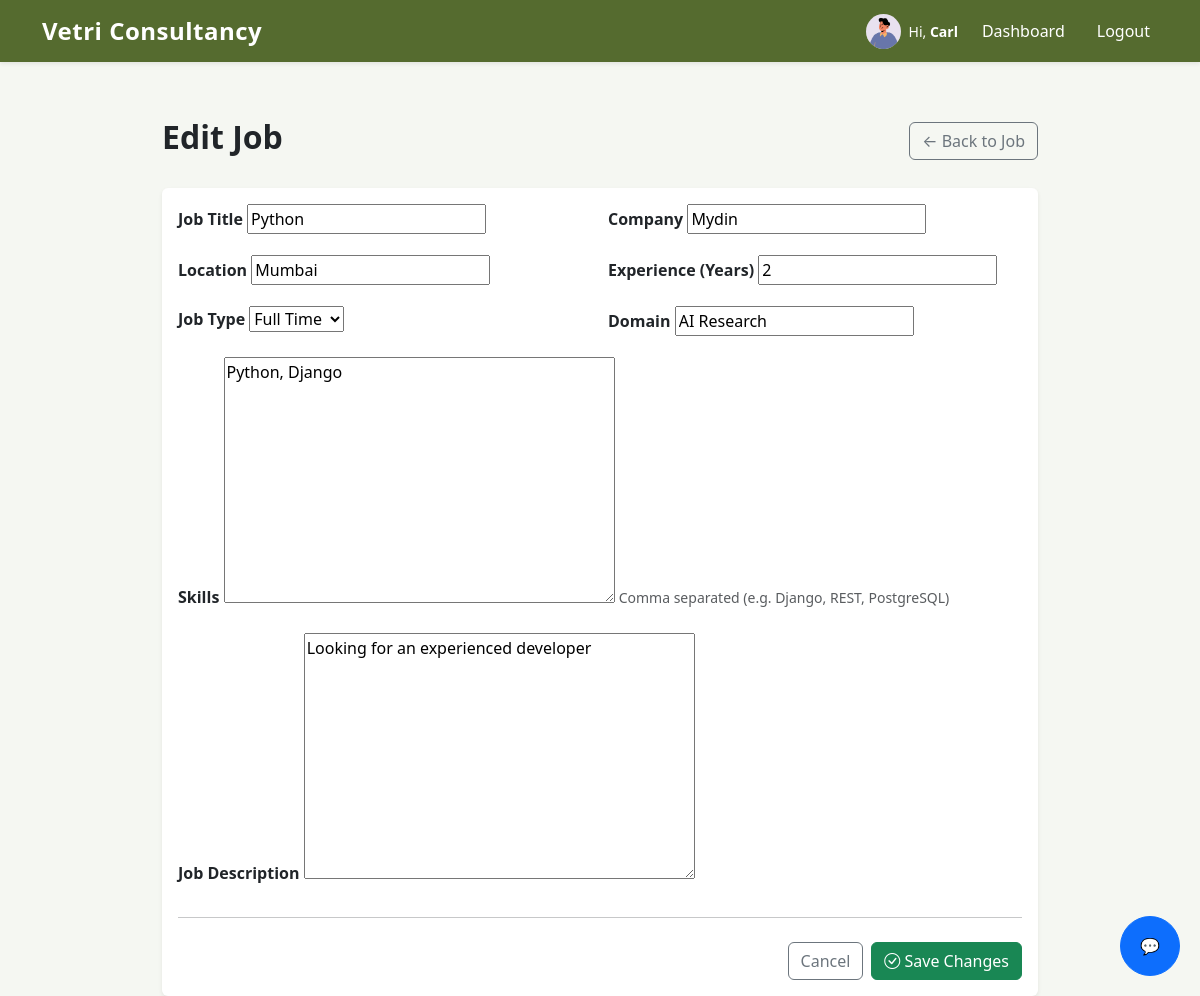
Screenshot of /jobs/21/edit/ (signed in) with the database file from the repository.
### accounts/models.py (models this page shows, shortened)
class User(AbstractUser):
    ROLE_CHOICES = (
        ('CANDIDATE', 'Candidate'),
        ('CONSULTANT', 'Consultant'),
        ('ADMIN', 'Admin'),
    )
    username = None
    email = models.EmailField(unique=True)
    role = models.CharField(max_length=20, choices=ROLE_CHOICES, default='CANDIDATE')
    USERNAME_FIELD = 'email'
    REQUIRED_FIELDS = []
    objects = CustomUserManager()

### profiles/models.py (models this page shows, shortened)
class ConsultantProfile(models.Model):
    user = models.OneToOneField(
        settings.AUTH_USER_MODEL,
        on_delete=models.CASCADE,
        related_name='consultant_profile'
    )
    first_name = models.CharField(max_length=50, blank=True)
    last_name = models.CharField(max_length=50, blank=True)
    phone = models.CharField(max_length=20, blank=True)
    company = models.CharField(max_length=100, blank=True)
    designation = models.CharField(max_length=100, blank=True)
    profile_image = models.ImageField(
        upload_to=consultant_profile_image_path,
        null=True,
        blank=True
    )
    bio = models.TextField(blank=True, null=True)
    linkedin = models.URLField(blank=True, null=True)
    created_at = models.DateTimeField(default=timezone.now)
    updated_at = models.DateTimeField(auto_now=True)

### jobs/models.py (models this page shows, shortened)
class Job(models.Model):
    JOB_TYPE_CHOICES = (
        ('FT', 'Full Time'),
        ('PT', 'Part Time'),
        ('RM', 'Remote'),
    )
    posted_by = models.ForeignKey(
        settings.AUTH_USER_MODEL,
        on_delete=models.CASCADE,
        related_name='posted_jobs'
    )
    title = models.CharField(max_length=200)
    company = models.CharField(max_length=150)
    location = models.CharField(max_length=150)
    experience = models.PositiveIntegerField(help_text="Experience in years")
    job_type = models.CharField(max_length=2, choices=JOB_TYPE_CHOICES)
    domain = models.CharField(max_length=150, help_text="Eg: Web Development, Data Science")
    skills = models.TextField(help_text="Comma separated skills")
    description = models.TextField()
    posted_on = models.DateTimeField(auto_now_add=True)
    is_active = models.BooleanField(default=True)

### jobs/views.py (the view)
# urls.py: path('<int:job_id>/edit/', edit_job_view, name='edit_job'),
@login_required
def edit_job_view(request, job_id):
    job = get_object_or_404(Job, id=job_id)
    if request.user.role != 'CONSULTANT' or job.posted_by != request.user:
        return HttpResponseForbidden("You are not allowed to edit this job.")
    if request.method == 'POST':
        form = JobForm(request.POST, instance=job)
        if form.is_valid():
            form.save()
            return redirect('jobs:job_detail', job_id=job.id)
    else:
        form = JobForm(instance=job)
    return render(request, 'jobs/edit_job.html', {
        'form': form,
        'job': job
    })

### jobs/forms.py
class JobForm(forms.ModelForm):
    class Meta:
        model = Job
        fields = [
            'title',
            'company',
            'location',
            'experience',
            'job_type',
            'domain',
            'skills',
            'description',
            'is_active'
        ]

### jobs/templates/jobs/edit_job.html (shortened to what this page needs)
{% extends "base.html" %}
{% block content %}
<div class="container mt-5" style="max-width: 900px;">
    <div class="d-flex justify-content-between align-items-center mb-4">
        <h2 class="fw-bold">Edit Job</h2>
        <a href="{% url 'jobs:job_detail' job.id %}" class="btn btn-outline-secondary">
            ← Back to Job
        </a>
    </div>
    <div class="card shadow-sm border-0">
        <div class="card-body">
            <form method="post">
                <div class="row g-3">
                    <div class="col-md-6">
                        <label class="form-label fw-semibold">Job Title</label>
                        {{ form.title }}
                    </div>
                    <div class="col-md-6">
                        <label class="form-label fw-semibold">Company</label>
                        {{ form.company }}
                    </div>
                    <div class="col-md-6">
                        <label class="form-label fw-semibold">Location</label>
                        {{ form.location }}
                    </div>
                    <div class="col-md-6">
                        <label class="form-label fw-semibold">Experience (Years)</label>
                        {{ form.experience }}
                    </div>
                    <div class="col-md-6">
                        <label class="form-label fw-semibold">Job Type</label>
                        {{ form.job_type }}
                    </div>
                    <div class="col-md-6">
                        <label class="form-label fw-semibold">Domain</label>
                        {{ form.domain }}
                    </div>
                    <div class="col-md-12">
                        <label class="form-label fw-semibold">Skills</label>
                        {{ form.skills }}
                        <small class="text-muted">
                            Comma separated (e.g. Django, REST, PostgreSQL)
                        </small>
                    </div>
                    <div class="col-md-12">
                        <label class="form-label fw-semibold">Job Description</label>
                        {{ form.description }}
                    </div>
                </div>
                <hr class="my-4">
                <div class="d-flex justify-content-end gap-2">
                    <a href="{% url 'jobs:job_detail' job.id %}"
                       class="btn btn-outline-secondary">
                        Cancel
                    </a>
                    <button type="submit" class="btn btn-success">
                        <i class="bi bi-check-circle"></i> Save Changes
                    </button>
                </div>
            </form>
        </div>
    </div>
</div>
{% endblock %}

### templates/base.html (shortened to what this page needs)
{% load static %}
<!DOCTYPE html>
<html lang="en">
<head>
    <link rel="stylesheet" href="https://cdn.jsdelivr.net/npm/bootstrap-icons@1.10.5/font/bootstrap-icons.css">
    <link href="https://cdn.jsdelivr.net/npm/bootstrap@5.3.3/dist/css/bootstrap.min.css" rel="stylesheet">
</head>
<body>
    {% if not hide_nav %}
    <nav class="navbar navbar-expand-lg fixed-top shadow-sm">
        <div class="container">
            <a class="navbar-brand logo"
                href="{% if user.is_authenticated %}{% url 'jobs:jobs_list' %}{% else %}{% url 'accounts:login' %}{% endif %}">
                Vetri Consultancy
            </a>
            <div class="collapse navbar-collapse" id="navbarNav">
                <ul class="navbar-nav ms-auto align-items-center gap-3">
                    {% if user.is_authenticated %}
<li class="nav-item d-flex align-items-center gap-2">
    {% if user.role == 'CANDIDATE' %}
        {% if user.profile.profile_image %}
            <img src="{{ user.profile.profile_image.url }}"
                 alt="Profile"
                 class="rounded-circle"
                 width="35"
                 height="35"
                 style="object-fit: cover;">
        {% else %}
            <img src="{% static 'images/default.jpg' %}"
                 alt="Profile"
                 class="rounded-circle"
                 width="35"
                 height="35"
                 style="object-fit: cover;">
        {% endif %}
        <span class="text-white small">
            Hi,
            <strong>{{ user.profile.first_name|default:user.email }}</strong>
            {% if user.subscription.is_pro %}
                <span class="badge bg-warning text-dark ms-1">PRO</span>
            {% else %}
                <span class="badge bg-secondary ms-1">FREE</span>
            {% endif %}
        </span>
    {% elif user.role == 'CONSULTANT' %}
        {% if user.consultant_profile.profile_image %}
            <img src="{{ user.consultant_profile.profile_image.url }}"
                 alt="Profile"
                 class="rounded-circle"
                 width="35"
                 height="35"
                 style="object-fit: cover;">
        {% else %}
        <span class="text-white small">
            Hi,
            <strong>{{ user.consultant_profile.first_name|default:user.email }}</strong>
        </span>
    {% else %}
        <span class="text-white small">
            Hi, <strong>{{ user.email }}</strong>
        </span>
    {% endif %}
</li>
                    <li class="nav-item">
                        <a class="nav-link {% if request.resolver_match.url_name == 'dashboard' and request.resolver_match.app_name == 'accounts' %}active{% endif %}"
                            href="{% url 'accounts:dashboard' %}">
                            Dashboard
                        </a>
                    </li>
                    <li class="nav-item">
                        <form method="post" action="{% url 'accounts:logout' %}">
                            <button type="submit" class="logout-btn nav-link">Logout</button>
                        </form>
                    </li>
                    {% endif %}
                </ul>
            </div>
        </div>
    </nav>
    {% endif %}
    <div class="container">
        {% block content %}{% endblock %}
    </div>
<button id="chatbotBtn" class="btn btn-primary" style="position:fixed; bottom:20px; right:20px; border-radius:50%; width:60px; height:60px;">
    💬
</button>
</body>
</html>

### templates/base.html (style rules this page uses)
body { padding-top: 70px; background-color: #F5F7F2; }
.navbar { background-color: #556B2F !important; }
.navbar .nav-link, .navbar-brand { color: #ffffff !important; font-weight: 500; }
.logo { font-weight: bold; font-size: 1.5rem; letter-spacing: 0.5px; }
.logout-btn { color: #ffffff; background: none; border: none; padding: 0; }

### rows the page displays
User: consultant_profile.profile_image (picture), consultant_profile.first_name "Carl"
Job: title "Python", company "Mydin", location "Mumbai", experience "2", job_type "Full Time", domain "AI Research", skills "Python, Django", description "Looking for an experienced developer"
